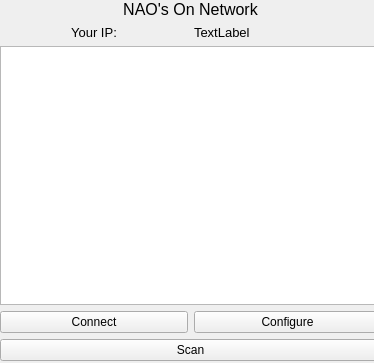
<?xml version="1.0" encoding="UTF-8"?>
<ui version="4.0">
 <class>Connect</class>
 <widget class="QWidget" name="Connect">
  <property name="geometry">
   <rect>
    <x>0</x>
    <y>0</y>
    <width>374</width>
    <height>363</height>
   </rect>
  </property>
  <property name="windowTitle">
   <string>Form</string>
  </property>
  <widget class="QWidget" name="verticalLayoutWidget">
   <property name="geometry">
    <rect>
     <x>0</x>
     <y>0</y>
     <width>381</width>
     <height>361</height>
    </rect>
   </property>
   <layout class="QVBoxLayout" name="verticalLayout">
    <property name="sizeConstraint">
     <enum>QLayout::SetMaximumSize</enum>
    </property>
    <item>
     <widget class="QLabel" name="label">
      <property name="font">
       <font>
        <pointsize>12</pointsize>
       </font>
      </property>
      <property name="text">
       <string>NAO's On Network</string>
      </property>
      <property name="alignment">
       <set>Qt::AlignHCenter|Qt::AlignTop</set>
      </property>
      <property name="margin">
       <number>8</number>
      </property>
     </widget>
    </item>
    <item>
     <layout class="QHBoxLayout" name="horizontalLayout">
      <item>
       <widget class="QLabel" name="label_2">
        <property name="font">
         <font>
          <pointsize>10</pointsize>
         </font>
        </property>
        <property name="text">
         <string>Your IP:</string>
        </property>
        <property name="alignment">
         <set>Qt::AlignCenter</set>
        </property>
        <property name="indent">
         <number>-10</number>
        </property>
       </widget>
      </item>
      <item>
       <widget class="QLabel" name="user_ip_label">
        <property name="font">
         <font>
          <pointsize>10</pointsize>
         </font>
        </property>
        <property name="text">
         <string>TextLabel</string>
        </property>
       </widget>
      </item>
     </layout>
    </item>
    <item>
     <widget class="QListWidget" name="connected_list"/>
    </item>
    <item>
     <layout class="QHBoxLayout" name="horizontalLayout_2">
      <item>
       <widget class="QPushButton" name="connect_button">
        <property name="text">
         <string>Connect</string>
        </property>
       </widget>
      </item>
      <item>
       <widget class="QPushButton" name="config_button">
        <property name="text">
         <string>Configure</string>
        </property>
       </widget>
      </item>
     </layout>
    </item>
    <item>
     <widget class="QPushButton" name="scan_button">
      <property name="text">
       <string>Scan</string>
      </property>
     </widget>
    </item>
   </layout>
  </widget>
 </widget>
 <resources/>
 <connections/>
</ui>
